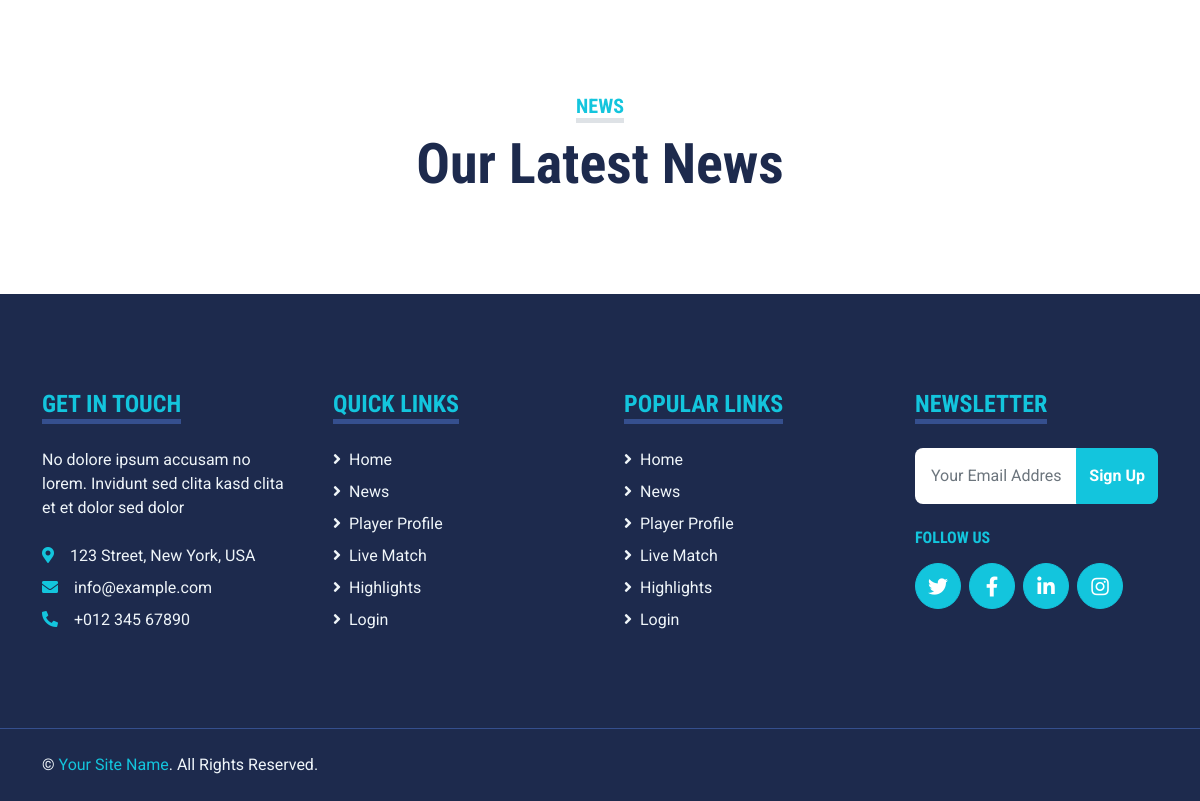
The app's page / (lower part), older data.
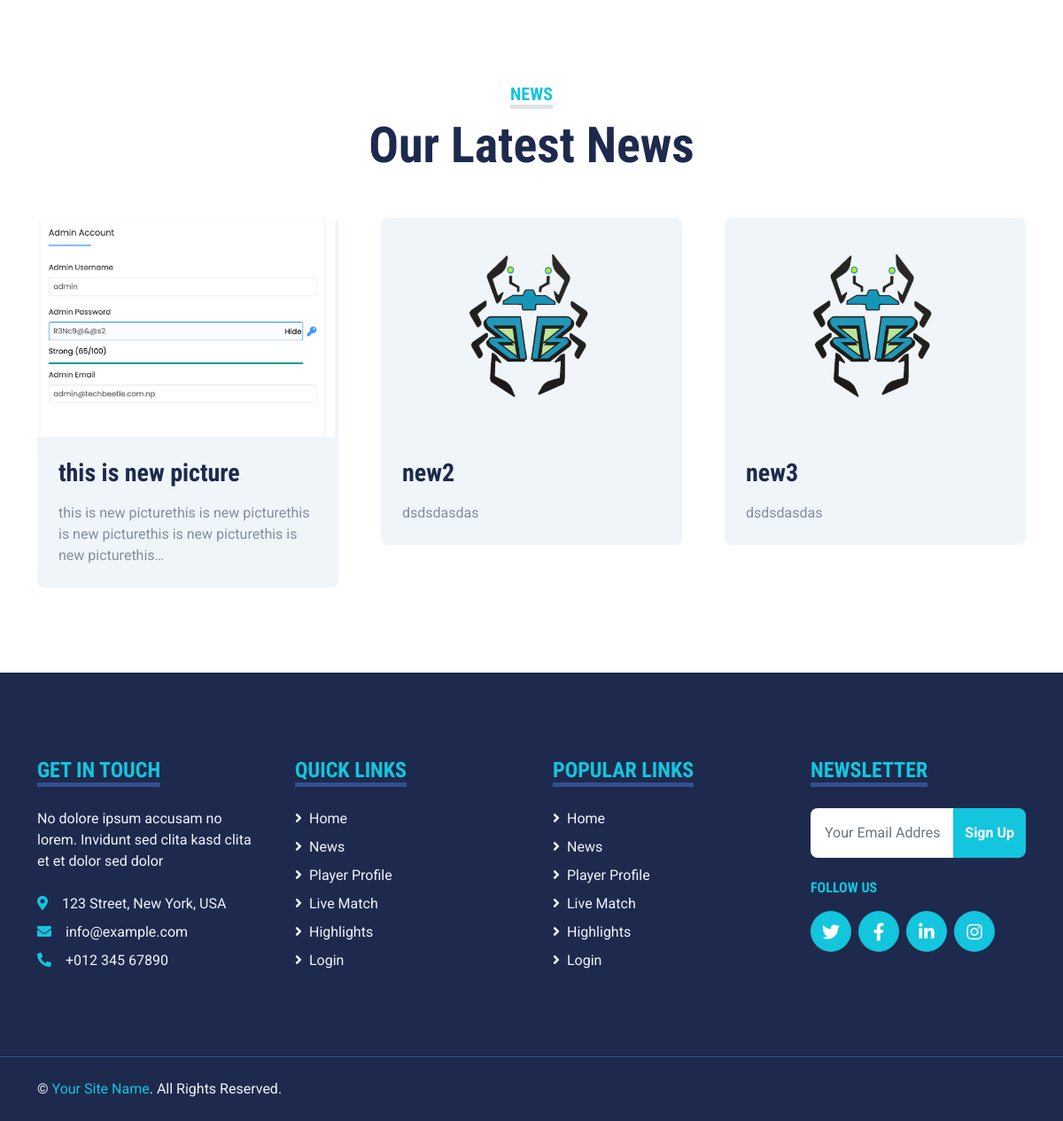
The same page, newer data.
### broadcast/models.py (models this page shows, shortened)
class News(models.Model):
    title = models.CharField(max_length=100)
    picture = models.ImageField(upload_to='images/')
    desc = models.TextField()
    @property
    def short_desc(self):
        return truncatechars(self.desc, 100)

### home/views.py (the view)
# urls.py: path('', views.home, name='home'),
def home(request):
    context = {
        'news': News.objects.all()[:3],
        'active':'home'
    }
    return render(request, 'home/home.html', context)

### home/templates/home/home.html (shortened to what this page needs)
{% extends 'home/base.html' %}
{% load static %}
{% block body %}
    <div class="container-fluid py-5">
    </div>
    <div class="container-fluid py-5">
        <div class="container">
            <div class="text-center mx-auto mb-5" style="max-width: 500px;">
                <h5 class="d-inline-block text-primary text-uppercase border-bottom border-5">News</h5>
                <h1 class="display-4">Our Latest News</h1>
            </div>
            <div class="row g-5">
                {% for n in news %}
                    <div class="col-xl-4 col-lg-6">
                        <div class="bg-light rounded overflow-hidden">
                            <img class="img-fluid w-100"
                                 src="{{ n.picture.url }}"
                                 alt="">
                            <div class="p-4">
                                <a class="h3 d-block mb-3" href="{% url 'home:news_details' n.pk %}">{{ n.title|truncatechars:30 }}</a>
                                <p class="m-0">{{ n.short_desc }}</p>
                            </div>
                        </div>
                    </div>
                {% endfor %}
            </div>
        </div>
    </div>
{% endblock %}

Row changes from the older to the newer data that the page shows:
added News: picture (picture), title "this is new picture", short_desc "this is new picturethis is new picturethis is new picturethis is new picturethis is new picturethis…"
added News: picture (picture), title "new2", short_desc "dsdsdasdas"
added News: picture (picture), title "new3", short_desc "dsdsdasdas"
